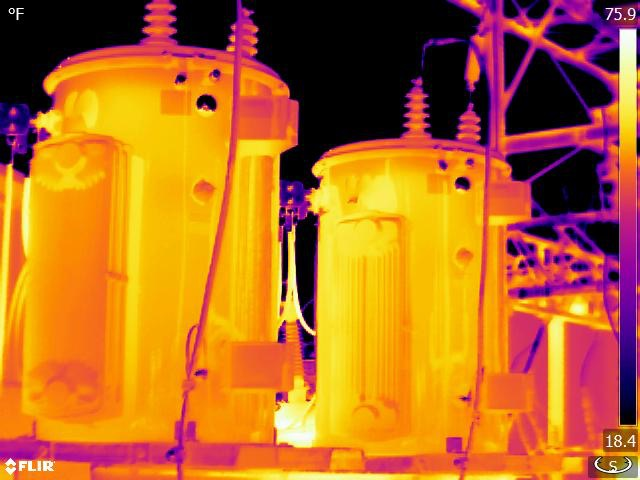
#> input picture cv/images/ultramax-transformer.jpg, 640 x 480 px
$ python test.py
#> lines starting #> are read from the running program, lines starting #| are printed output that depends on the picture; after the words box and inside, x2 and y2 are one past the last pixel; in counts of white or black regions, pixels touching at a corner belong together
#!/usr/bin/env python

import cv2
import numpy as np
from matplotlib import pyplot as plt

img = cv2.imread('images/ultramax-transformer.jpg',1)
#> img is the input picture: shape (480, 640, 3); mean B, G, R 34.1, 108.2, 185.2
hsv_img = cv2.cvtColor(img, cv2.COLOR_RGB2HSV)
#> hsv_img: shape (480, 640, 3); mean H, S, V 98.1, 204.9, 187.8

lower_blue = np.array([110,50,50])
upper_blue = np.array([130,255,255])

# Threshold the HSV image
mask_img = cv2.inRange(hsv_img, lower_blue, upper_blue)
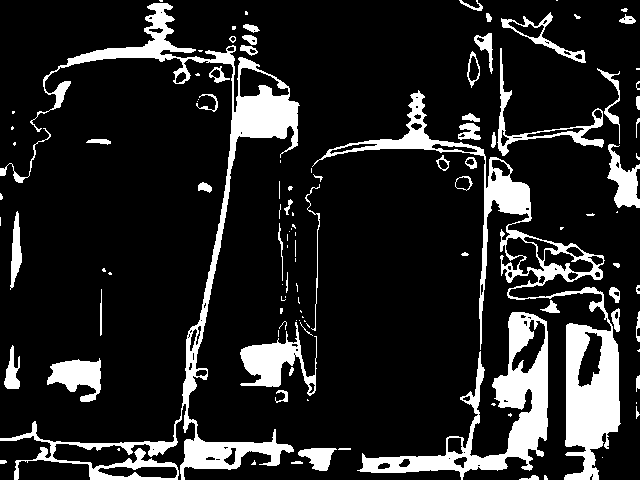
#> mask_img: shape (480, 640); 14.7% white; 116 white regions (59 under 20 px), largest, box (x1, y1, x2, y2) and area: (0, 3, 300, 480) 12934, (312, 90, 621, 480) 12197, (357, 312, 548, 480) 7485

kernel = np.ones((3,3),np.uint8)
# dilation_img = cv2.dilate(mask_img,kernel,iterations = 1)
erosion_img = cv2.erode(mask_img,kernel,iterations = 1)
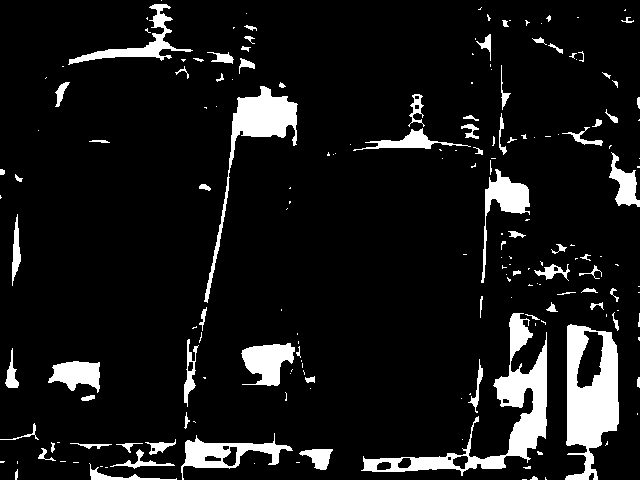
#> erosion_img: shape (480, 640); 9.3% white; 188 white regions (110 under 20 px), largest, box (x1, y1, x2, y2) and area: (361, 313, 547, 476) 5373, (565, 324, 619, 480) 5105, (204, 86, 298, 303) 3004
opening = cv2.morphologyEx(img, cv2.MORPH_OPEN, kernel)
closing = cv2.morphologyEx(img, cv2.MORPH_CLOSE, kernel)
gradient = cv2.morphologyEx(img, cv2.MORPH_GRADIENT, kernel)   # gets the outline of the shape
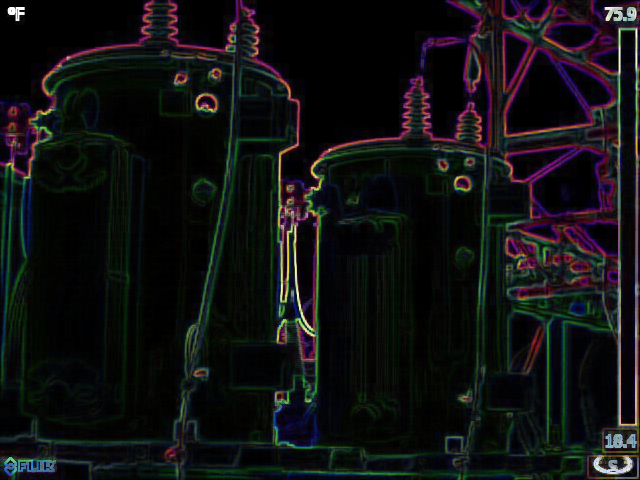
#> gradient: shape (480, 640, 3); mean B, G, R 17.7, 17.2, 16.9

cv2.imshow('image',erosion_img)
cv2.waitKey(0)
cv2.destroyAllWindows()
cv2.imwrite('images/eroded.jpg',erosion_img)

# [10 lines of commented-out code are left out]

$ run again, with cv/images/E8_Transformer_mounted_on_ceiling.jpg copied over cv/images/ultramax-transformer.jpg
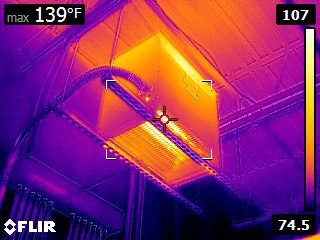
#> input picture cv/images/E8_Transformer_mounted_on_ceiling.jpg, 320 x 240 px
#> img is the input picture: shape (240, 320, 3); mean B, G, R 104.1, 41.6, 132.9
#> hsv_img: shape (240, 320, 3); mean H, S, V 130.7, 226.3, 163.8
#> `mask_img = cv2.inRange(hsv_img, lower_blue, upper_blue)`:
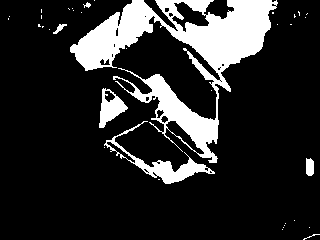
#> mask_img: shape (240, 320); 16.6% white; 36 white regions (29 under 20 px), largest, box (x1, y1, x2, y2) and area: (70, 0, 278, 163) 10719, (104, 121, 215, 184) 1196, (99, 88, 128, 128) 562
#> erosion_img: shape (240, 320); 12.5% white; 25 white regions (17 under 20 px), largest, box (x1, y1, x2, y2) and area: (167, 0, 275, 71) 3734, (71, 0, 160, 70) 2411, (133, 75, 218, 162) 1778
#> `gradient = cv2.morphologyEx(img, cv2.MORPH_GRADIENT, kernel)`:
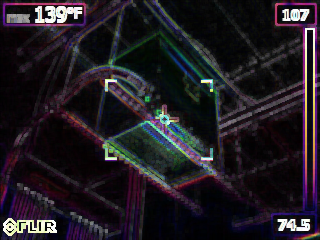
#> gradient: shape (240, 320, 3); mean B, G, R 34.5, 28.3, 33.1

$ run again, with cv/images/flir-e40-motor.jpg copied over cv/images/ultramax-transformer.jpg
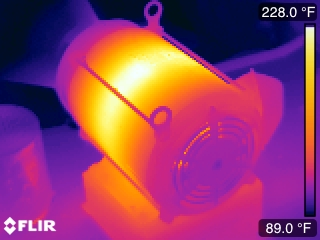
#> input picture cv/images/flir-e40-motor.jpg, 320 x 240 px
#> img is the input picture: shape (240, 320, 3); mean B, G, R 107.5, 59.6, 144.9
#> hsv_img: shape (240, 320, 3); mean H, S, V 115.7, 208.6, 168.3
#> `mask_img = cv2.inRange(hsv_img, lower_blue, upper_blue)`:
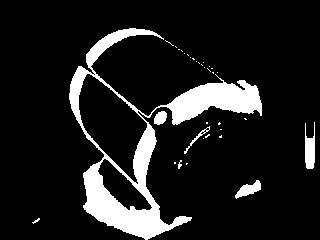
#> mask_img: shape (240, 320); 11.7% white; 34 white regions (28 under 20 px), largest, box (x1, y1, x2, y2) and area: (69, 28, 262, 240) 8086, (305, 122, 315, 169) 331, (235, 180, 261, 199) 238, (154, 111, 167, 125) 136, (184, 126, 210, 154) 87, (178, 160, 182, 169) 21
#> erosion_img: shape (240, 320); 8.6% white; 21 white regions (13 under 20 px), largest, box (x1, y1, x2, y2) and area: (84, 125, 190, 240) 3158, (168, 81, 261, 123) 2092, (87, 29, 154, 67) 504
#> `gradient = cv2.morphologyEx(img, cv2.MORPH_GRADIENT, kernel)`:
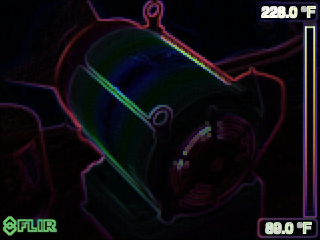
#> gradient: shape (240, 320, 3); mean B, G, R 17.3, 13.3, 15.4
